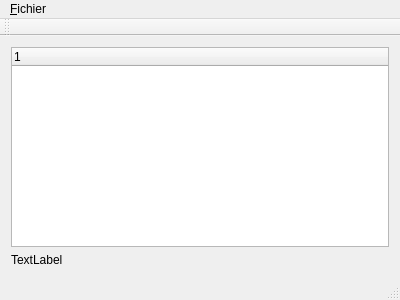
<?xml version="1.0" encoding="UTF-8"?>
<ui version="4.0">
 <class>MainWindow</class>
 <widget class="QMainWindow" name="MainWindow">
  <property name="geometry">
   <rect>
    <x>0</x>
    <y>0</y>
    <width>400</width>
    <height>300</height>
   </rect>
  </property>
  <property name="windowTitle">
   <string>MainWindow</string>
  </property>
  <widget class="QWidget" name="centralWidget">
   <layout class="QVBoxLayout" name="verticalLayout">
    <item>
     <widget class="QTreeWidget" name="treeWidget">
      <column>
       <property name="text">
        <string notr="true">1</string>
       </property>
      </column>
     </widget>
    </item>
    <item>
     <widget class="QLabel" name="labelAddress">
      <property name="text">
       <string>TextLabel</string>
      </property>
     </widget>
    </item>
   </layout>
  </widget>
  <widget class="QMenuBar" name="menuBar">
   <property name="geometry">
    <rect>
     <x>0</x>
     <y>0</y>
     <width>400</width>
     <height>25</height>
    </rect>
   </property>
   <widget class="QMenu" name="menu_Fichier">
    <property name="title">
     <string>&amp;Fichier</string>
    </property>
    <addaction name="actionMettre_jour"/>
   </widget>
   <addaction name="menu_Fichier"/>
  </widget>
  <widget class="QToolBar" name="mainToolBar">
   <attribute name="toolBarArea">
    <enum>TopToolBarArea</enum>
   </attribute>
   <attribute name="toolBarBreak">
    <bool>false</bool>
   </attribute>
  </widget>
  <widget class="QStatusBar" name="statusBar"/>
  <action name="actionMettre_jour">
   <property name="text">
    <string>Mettre à &amp;jour...</string>
   </property>
  </action>
 </widget>
 <layoutdefault spacing="6" margin="11"/>
 <resources/>
 <connections/>
</ui>
